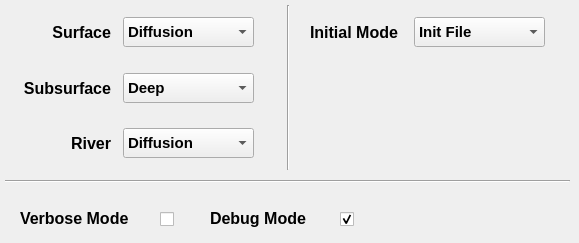
   <widget class="QWidget" name="tab_1">
    <attribute name="title">
     <string> Model Process Parameters</string>
    </attribute>
    <widget class="QComboBox" name="comboBoxRiverMode">
     <property name="geometry">
      <rect>
       <x>123</x>
       <y>128</y>
       <width>131</width>
       <height>30</height>
      </rect>
     </property>
     <property name="font">
      <font>
       <pointsize>11</pointsize>
       <weight>75</weight>
       <bold>true</bold>
      </font>
     </property>
     <property name="currentText">
      <string>Diffusion</string>
     </property>
     <property name="currentIndex">
      <number>1</number>
     </property>
     <item>
      <property name="text">
       <string>Kinematic</string>
      </property>
     </item>
     <item>
      <property name="text">
       <string>Diffusion</string>
      </property>
     </item>
    </widget>
    <widget class="QComboBox" name="comboBoxSubsurfaceMode">
     <property name="geometry">
      <rect>
       <x>123</x>
       <y>73</y>
       <width>131</width>
       <height>30</height>
      </rect>
     </property>
     <property name="font">
      <font>
       <pointsize>11</pointsize>
       <weight>75</weight>
       <bold>true</bold>
      </font>
     </property>
     <property name="currentText">
      <string>Deep</string>
     </property>
     <property name="currentIndex">
      <number>1</number>
     </property>
     <item>
      <property name="text">
       <string>Shallow</string>
      </property>
     </item>
     <item>
      <property name="text">
       <string>Deep</string>
      </property>
     </item>
    </widget>
    <widget class="QLabel" name="textLabel3_22">
     <property name="geometry">
      <rect>
       <x>20</x>
       <y>128</y>
       <width>91</width>
       <height>31</height>
      </rect>
     </property>
     <property name="font">
      <font>
       <pointsize>12</pointsize>
       <weight>75</weight>
       <bold>true</bold>
      </font>
     </property>
     <property name="text">
      <string>River</string>
     </property>
     <property name="alignment">
      <set>Qt::AlignRight|Qt::AlignTrailing|Qt::AlignVCenter</set>
     </property>
    </widget>
    <widget class="QLabel" name="textLabel3_20">
     <property name="geometry">
      <rect>
       <x>20</x>
       <y>17</y>
       <width>91</width>
       <height>31</height>
      </rect>
     </property>
     <property name="font">
      <font>
       <pointsize>12</pointsize>
       <weight>75</weight>
       <bold>true</bold>
      </font>
     </property>
     <property name="text">
      <string>Surface</string>
     </property>
     <property name="alignment">
      <set>Qt::AlignRight|Qt::AlignTrailing|Qt::AlignVCenter</set>
     </property>
    </widget>
    <widget class="QComboBox" name="comboBoxSurfaceMode">
     <property name="geometry">
      <rect>
       <x>123</x>
       <y>17</y>
       <width>131</width>
       <height>30</height>
      </rect>
     </property>
     <property name="font">
      <font>
       <pointsize>11</pointsize>
       <weight>75</weight>
       <bold>true</bold>
      </font>
     </property>
     <property name="currentText">
      <string>Diffusion</string>
     </property>
     <property name="currentIndex">
      <number>1</number>
     </property>
     <item>
      <property name="text">
       <string>Kinematic</string>
      </property>
     </item>
     <item>
      <property name="text">
       <string>Diffusion</string>
      </property>
     </item>
    </widget>
    <widget class="QLabel" name="textLabel3_21">
     <property name="geometry">
      <rect>
       <x>20</x>
       <y>73</y>
       <width>91</width>
       <height>31</height>
      </rect>
     </property>
     <property name="font">
      <font>
       <pointsize>12</pointsize>
       <weight>75</weight>
       <bold>true</bold>
      </font>
     </property>
     <property name="text">
      <string>Subsurface</string>
     </property>
     <property name="alignment">
      <set>Qt::AlignRight|Qt::AlignTrailing|Qt::AlignVCenter</set>
     </property>
    </widget>
    <widget class="Line" name="line1_2">
     <property name="geometry">
      <rect>
       <x>5</x>
       <y>180</y>
       <width>565</width>
       <height>3</height>
      </rect>
     </property>
     <property name="orientation">
      <enum>Qt::Horizontal</enum>
     </property>
    </widget>
    <widget class="Line" name="line2_3">
     <property name="geometry">
      <rect>
       <x>287</x>
       <y>5</y>
       <width>3</width>
       <height>165</height>
      </rect>
     </property>
     <property name="orientation">
      <enum>Qt::Vertical</enum>
     </property>
    </widget>
    <widget class="QCheckBox" name="checkBoxVerboseMode">
     <property name="geometry">
      <rect>
       <x>160</x>
       <y>208</y>
       <width>20</width>
       <height>23</height>
      </rect>
     </property>
     <property name="text">
      <string/>
     </property>
    </widget>
    <widget class="QLabel" name="textLabel3_23">
     <property name="geometry">
      <rect>
       <x>20</x>
       <y>203</y>
       <width>111</width>
       <height>31</height>
      </rect>
     </property>
     <property name="font">
      <font>
       <pointsize>12</pointsize>
       <weight>75</weight>
       <bold>true</bold>
      </font>
     </property>
     <property name="text">
      <string>Verbose Mode</string>
     </property>
    </widget>
    <widget class="QLabel" name="textLabel3_24">
     <property name="geometry">
      <rect>
       <x>210</x>
       <y>203</y>
       <width>101</width>
       <height>31</height>
      </rect>
     </property>
     <property name="font">
      <font>
       <pointsize>12</pointsize>
       <weight>75</weight>
       <bold>true</bold>
      </font>
     </property>
     <property name="text">
      <string>Debug Mode</string>
     </property>
    </widget>
    <widget class="QCheckBox" name="checkBoxDebugMode">
     <property name="geometry">
      <rect>
       <x>340</x>
       <y>208</y>
       <width>20</width>
       <height>23</height>
      </rect>
     </property>
     <property name="text">
      <string/>
     </property>
     <property name="checked">
      <bool>true</bool>
     </property>
    </widget>
    <widget class="QLabel" name="textLabel3_25">
     <property name="geometry">
      <rect>
       <x>310</x>
       <y>17</y>
       <width>91</width>
       <height>31</height>
      </rect>
     </property>
     <property name="font">
      <font>
       <pointsize>12</pointsize>
       <weight>75</weight>
       <bold>true</bold>
      </font>
     </property>
     <property name="text">
      <string>Initial Mode</string>
     </property>
    </widget>
    <widget class="QComboBox" name="comboBoxInitMode">
     <property name="geometry">
      <rect>
       <x>414</x>
       <y>17</y>
       <width>131</width>
       <height>30</height>
      </rect>
     </property>
     <property name="font">
      <font>
       <pointsize>11</pointsize>
       <weight>75</weight>
       <bold>true</bold>
      </font>
     </property>
     <property name="currentText">
      <string>Init File</string>
     </property>
     <property name="currentIndex">
      <number>2</number>
     </property>
     <item>
      <property name="text">
       <string>Relax</string>
      </property>
     </item>
     <item>
      <property name="text">
       <string>Att/Riv</string>
      </property>
     </item>
     <item>
      <property name="text">
       <string>Init File</string>
      </property>
     </item>
    </widget>
   </widget>
